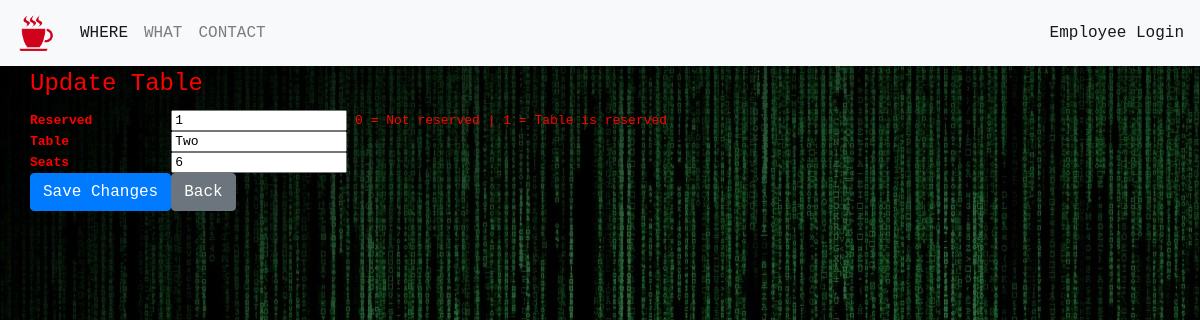
/update.php?id=2, run on an earlier commit of the app's database.
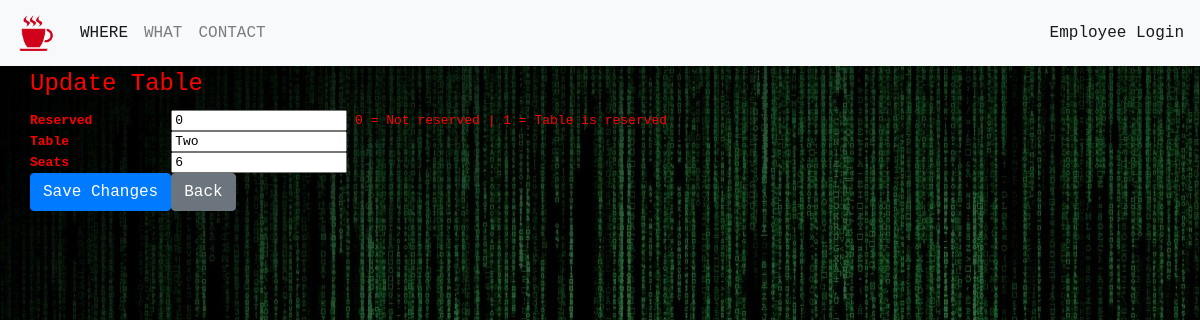
And on a later commit of the database.
### tables this page shows
CREATE TABLE `tables` (
  `table_id` int(11) NOT NULL,
  `table_name` varchar(25) NOT NULL,
  `table_capacity` int(11) NOT NULL,
  `table_reserved` tinyint(1) NOT NULL
);

### update.php (the view, shortened to what this page needs)
<?php
require_once 'actions/db_connect.php';
if($_GET['id']) {
    $id = $_GET['id'];
    $sql = "SELECT * FROM tables WHERE table_id = {$id}";
    $result = $conn->query($sql);
    $data = $result->fetch_assoc();
?>
<?php require_once 'navbar.php'; ?>
<div class="container">
    <div class="row">
        <fieldset>
            <legend>Update Table</legend>
            <form action="actions/a_update.php" method="post">
                <table cellspacing="0" cellpadding="0">
                    <tr>
                        <th>Reserved</th>
                        <td><input type="text" name="table_reserved" placeholder="reserved" value="<?php echo $data['table_reserved'] ?>" /> 0 = Not reserved | 1 = Table is reserved</td>
                    </tr>
                    <tr>
                        <th>Table</th>
                        <td><input type="text" name="table_name" placeholder="Description" value="<?php echo $data['table_name'] ?>" /></td>
                    </tr>
                    <tr>
                        <th>Seats</th>
                        <td><input type="text" name="table_capacity" placeholder="Capacity" value="<?php echo $data['table_capacity'] ?>" /></td>
                    </tr>
                    <tr>
                        <td><button type="submit" class="btn btn-primary">Save Changes</button></td>
                        <td><a href="home.php"><button type="button" class="btn btn-secondary">Back</button></a></td>
                    </tr>
                </table>
            </form>
        </fieldset>
    </div>
</div>
</body>
</html>
<?php
}
?>

What changed in the data, as far as the page shows it:
changed tables "Two": table_reserved "1" → "0"
